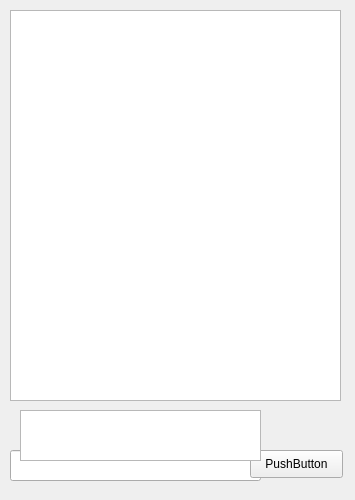
<?xml version="1.0" encoding="UTF-8"?>
<ui version="4.0">
 <class>chat2</class>
 <widget class="QWidget" name="chat2">
  <property name="geometry">
   <rect>
    <x>0</x>
    <y>0</y>
    <width>355</width>
    <height>500</height>
   </rect>
  </property>
  <property name="windowTitle">
   <string>Form</string>
  </property>
  <widget class="QTextBrowser" name="textBrowser">
   <property name="geometry">
    <rect>
     <x>10</x>
     <y>10</y>
     <width>331</width>
     <height>391</height>
    </rect>
   </property>
  </widget>
  <widget class="QLineEdit" name="lineEdit">
   <property name="geometry">
    <rect>
     <x>10</x>
     <y>450</y>
     <width>251</width>
     <height>31</height>
    </rect>
   </property>
  </widget>
  <widget class="QPushButton" name="pushButton">
   <property name="geometry">
    <rect>
     <x>250</x>
     <y>450</y>
     <width>93</width>
     <height>28</height>
    </rect>
   </property>
   <property name="text">
    <string>PushButton</string>
   </property>
  </widget>
  <widget class="QTextBrowser" name="textBrowser_2">
   <property name="geometry">
    <rect>
     <x>20</x>
     <y>410</y>
     <width>241</width>
     <height>51</height>
    </rect>
   </property>
  </widget>
 </widget>
 <resources/>
 <connections/>
</ui>
